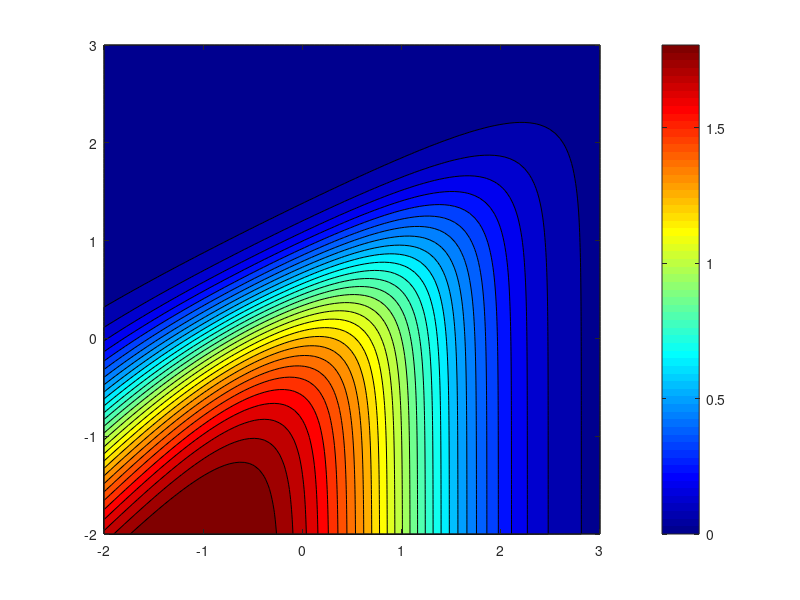

This figure's MATLAB source: (Note: this script raises an error after producing the figure.)
%% 
clear
clc
close all
addpath(genpath('..'))

%% Plots of means and fano factor versus parameters. Paper Figure 1

kr = 100;
gr = 1;
N = 100;
kArr = logspace(-2,3,N);
MEAN = zeros(N,N);
FANO = zeros(N,N);
for i = 1:N
    for j = 1:N
        F(i,j) = kArr(i)/(kArr(i)+kArr(j));
        MEAN(i,j) = kr/gr*F(i,j);
        FANO(i,j) = 1+((1-F(i,j))*kr)/(kArr(i)+kArr(j)+gr);
    end
end
figure(1); clf;
ax1 = axes;
[~,cF] = contourf(ax1,log10(kArr),log10(kArr),log10(FANO),linspace(0,log10(64),30)); hold on;

colormap(ax1,jet)
cb = colorbar(ax1);
cb.Ticks = log10([1.0001,4,16,64]);
cb.TickLabels = {'1','4','16','64'};

set(gca,'xtick',[-2:3],'ytick',[-2:3],...
    'XTickLabel',{'10^{-2}','10^{-1}','10^{0}','10^{1}','10^{2}','10^{3}'},...
    'YTickLabel',{'10^{-2}','10^{-1}','10^{0}','10^{1}','10^{2}','10^{3}'},...
    'FontSize',16);

ax2 = axes;
[~,cM] = contour(ax2,log10(kArr),log10(kArr),MEAN,[2,25,75],'k--','LineWidth',2);
ax2.Color = 'none';
ax2.XColor = 'none';
ax2.YColor = 'none';
linkaxes([ax1 ax2]);
ax2.Position = ax1.Position;

%% Plot key points on figure 1. Paper Figure 1
% find star
star_koff = 10;
mu = 2; 
g = (mu*gr)/kr;
star_kon = (g*star_koff)/(1-g);

% find collision point with mu == 25 line
% vary kon 
mu = 25;
g = (mu*gr)/kr;
final_kon = (g*star_koff)/(1-g);

% vary koff 
final_koff = (kr*star_kon)/(mu*gr)-star_kon;

% plot on figure 1
% Coordinates
x0 = log10(star_koff);
y0 = log10(star_kon);

x1 = log10(final_koff);
y1 = log10(star_kon);

x2 = log10(star_koff);
y2 = log10(final_kon);

% Arrows
quiver(ax1, x0, y0, x1-x0, y1-y0, 0, ...
    'Color', 'b', 'LineWidth', 3, 'MaxHeadSize', 0.5);

quiver(ax1, x0, y0, x2-x0, y2-y0, 0, ...
    'Color', 'r', 'LineWidth', 3, 'MaxHeadSize', 0.5);

% Star
plot(ax1, x0, y0, 'k*', ...
    'MarkerSize', 20, 'LineWidth', 3);
plot(ax1, x0, y0, 'b*', ...
    'MarkerSize', 14, 'LineWidth', 1.5);

% Squares
plot(ax1, x1, y1, 's', ...
    'MarkerSize', 12, ...
    'MarkerEdgeColor', 'k', ...
    'MarkerFaceColor', 'b', ...
    'LineWidth', 4);

plot(ax1, x2, y2, 's', ...
    'MarkerSize', 12, ...
    'MarkerEdgeColor', 'k', ...
    'MarkerFaceColor', 'r', ...
    'LineWidth', 4);

%% plot mean and std during transition from mu == 2 to mu == 25. Paper Figure 1
alpha = linspace(0,1);

kons = star_kon*(1-alpha)+(final_kon)*alpha;
f = kons./(kons+star_koff);
kon_vary_mean = (kr/gr).*f;
kon_vary_sigma = (1 + ((1-f)*kr)./(kons+star_koff+gr)).*kon_vary_mean;

koffs = star_koff*(1-alpha)+(final_koff)*alpha;
f = star_kon./(star_kon+koffs);
koff_vary_mean = (kr/gr).*f; 
koff_vary_sigma = (1 + ((1-f)*kr)./(star_kon+koffs+gr)).*koff_vary_mean;

kon_vary_std = sqrt(kon_vary_sigma);
koff_vary_std = sqrt(koff_vary_sigma);

figure(2); clf;
hold on;

koff_color = 'b';   % varying koff
kon_color  = 'r';   % varying kon

errorbar(alpha, kon_vary_mean, kon_vary_std, ...
    'o', ...
    'Color', kon_color, ...
    'MarkerFaceColor', kon_color, ...
    'MarkerEdgeColor', kon_color, ...
    'LineWidth', 1.2, ...
    'MarkerSize', 4);


errorbar(alpha, koff_vary_mean, koff_vary_std, ...
    'o', ...
    'Color', koff_color, ...
    'MarkerFaceColor', koff_color, ...
    'MarkerEdgeColor', koff_color, ...
    'LineWidth', 1.2, ...
    'MarkerSize', 4);

xlabel('\alpha', 'FontSize', 16);
ylabel('Mean', 'FontSize', 16);

legend('Vary k_{on}', 'Vary k_{off}', ...
    'Location', 'best');

set(gca, 'FontSize', 14);
box on;


%% Burst Frequency Model

Model = SSIT('Empty');

Model.species = {'gON','mRNA'};

Model.initialCondition = [0;0];

%                                     PRIOR
Model.parameters = {'kon0',0.01;...  % logn(-1,2)
    'koff0',0.1;...                   % logn(0,2)
    'kr',10;...                     % logn(1,2)
    'g',0.01;...                    % logn(-2,2)
    'kD',10;...                     % logn(1,2)
    'S0',1;...                      % NA (initial input concentration)
    'S1',5};                        % NA (final input concentration)

Model.inputExpressions = {'Iu','S0+(S1-S0)*(t>0)'};

Model = Model.addReaction(struct(...
    'propensity',{'kon0*(Iu/(kD+Iu))*(1-gON)'},...
    'stoichiometry',{{'gON',1}}));

Model = Model.addReaction(struct(...
    'propensity',{'koff0*gON'},...
    'stoichiometry',{{'gON',-1}}));

Model = Model.addReaction(struct(...
    'propensity',{'kr*gON'},...
    'stoichiometry',{{'mRNA',1}}));

Model = Model.addReaction(struct(...
    'propensity',{'g*mRNA'},...
    'stoichiometry',{{'mRNA',-1}}));

Model.fspOptions.initApproxSS = true;
Model.tSpan = linspace(0,300,31);

Model = Model.solve;

Model.plotFSP



%% Verification of FIM using CRLB (spread of MLE)
nCellsInExperiment = 0*Model.tSpan;
nCellsInExperiment([1,11,31]) = 200;
nMLE = 10;
Model.fittingOptions.modelVarsToFit = [1:5];
MLE = Model.estimateMLEspread(nCells=nCellsInExperiment,observableSpecies={'mRNA'},nMLE=nMLE,simsSaveFile='BurstFIMSims.csv',freePars=[1:5],restart=true);
MLE = Model.estimateMLEspread(nCells=nCellsInExperiment,observableSpecies={'mRNA'},nMLE=nMLE,simsSaveFile='BurstFIMSims.csv',freePars=[1:5],startPars=exp(MLE.mhSamples),restart=false);

FIMs = Model.computeFIM(scale='log',freePars=[1:5],...
    observed={'mRNA'});
FIMTotal = Model.totalFim(FIMs,nCellsInExperiment);

Model.plotMHResults(MLE,FIM=FIMTotal,fimScale='log',truncateChain=false);

return


%% 1D plots of likelihood function - Kr
Model = Model.loadData('defaultSimData.csv', {'mRNA', 'exp1_mRNA'});
Model.solutionScheme = 'fsp';
Model = Model.solve;
Model.solutionScheme = 'fspsens';
Model = Model.solve;

pars = cell2mat(Model.parameters(:,2));

varyingPar = logspace(-2,2);
likelihoods = zeros(size(varyingPar));
gradients = cell(size(varyingPar));

for i = 1:length(varyingPar)
    pars(3) = varyingPar(i);
    [logL, grad, ~] = Model.computeLikelihood(pars, [], true);
    likelihoods(i) = logL;
    gradients{i} = grad;
end

figure(3)
semilogx(varyingPar, likelihoods)


%% 1D plots of likelihood function - gamma
pars = cell2mat(Model.parameters(:,2));
varyingPar = logspace(-4,0);
likelihoods = zeros(size(varyingPar));
gradients = cell(size(varyingPar));

for i = 1:length(varyingPar)
    pars(4) = varyingPar(i);
    [logL, grad, ~] = Model.computeLikelihood(pars, [], true);
    likelihoods(i) = logL;
    gradients{i} = grad;
end

figure(4)
semilogx(varyingPar, likelihoods)


%% FIM Calculations
Sarray = [1:5];

Model.solutionScheme = 'fspsens';
FIM = cell(length(Sarray),length(Sarray),length(Model.tSpan));
for iS0 = 1:length(Sarray)
    for iS1 = 1:length(Sarray)
        Model = Model.changeParameter({'S0',Sarray(iS0);'S1',Sarray(iS1)-Sarray(iS0)});
        Model = Model.solve;
        FIM(iS0,iS1,:) = Model.computeFIM(freePars=(1:4),scale='log');
    end
end

%% FIM for different experiment designs.
Ncells = 600;
% Measurment at one steady state values.
iS = 3;
FIM_One_SS = Ncells*FIM{iS,iS,1};
disp(['Determinant of FIM for one SS measurement: ',num2str(det(FIM_One_SS))])

% Measurment at two steady state values.
iS1 = 1;
iS2 = 5;
FIM_Two_SS = Ncells/2*FIM{iS1,iS1,1}+Ncells/2*FIM{iS2,iS2,1};
disp(['Determinant of FIM for two SS measurements: ',num2str(det(FIM_Two_SS))])

% Measurement at change from one SS to another at three time points.
iS1 = 1;
iS2 = 5;
itimes = [1,11,31];
FIM_Dynamic = 0;
for it = 1:length(itimes)
    FIM_Dynamic = FIM_Dynamic + Ncells/length(itimes)*FIM{iS1,iS2,itimes(it)};
end
disp(['Determinant of FIM for dynamic measurements: ',num2str(det(FIM_Dynamic))])

%% Optimized Experiment Design
% AllFims = reshape(FIM,numel(FIM),1);
allFims = {};%cell(numel(FIM),1);
indsFims = [];zeros(numel(FIM),3);
k = 0;
for iS0 = 1:length(Sarray)
    for iS1 = 1:length(Sarray)
        for iT = 1:length(Model.tSpan)
            k = k+1;
            allFims(k,1) = FIM(iS0,iS1,iT);
            indsFims(k,:) = [iS0,iS1,iT];
        end
    end
end
OptExperiment = Model.optimizeCellCounts(allFims,600,'D-opt');
J = find(OptExperiment);
disp(['Optimized Experiment Design:'])
for j = 1:length(J)
    % Store optimized parameters and their corresponding indices
    optimizedParams = OptExperiment(J(j));
    paramIndices = indsFims(J(j), :);
    if paramIndices(3)==1||paramIndices(1)==paramIndices(2) % SS experiment
        disp(['   ',num2str(optimizedParams),' cells at steady state for S0 = ',num2str(Sarray(paramIndices(1)))])
    else
        disp(['   ',num2str(optimizedParams),' cells at time ',num2str(Model.tSpan(paramIndices(3))),' for S0 = ',num2str(Sarray(paramIndices(1))),' and S1 = ',num2str(Sarray(paramIndices(2)))])
    end
end

FIM_Opt = 0;
for i = 1:length(OptExperiment)
    FIM_Opt = FIM_Opt + OptExperiment(i)*allFims{i};
end
disp(['Determinant of FIM for optimized measurements: ',num2str(det(FIM_Opt))])

return
%% Generalized model
% 
% In the most general form of this model, the parameter 'alpha' determines
% if the model is burst size regulate (koff, alpha=0) or burst frequency
% regulated (kon, alpha=1) or something in between.
ModelGen = SSIT('Empty');

ModelGen.species = {'gON','mRNA'};

ModelGen.initialCondition = [0;0];

%                                     PRIOR
ModelGen.parameters = {'kon0',0.1;...  % logn(-1,2)
    'koff0',1;...                   % logn(0,2)
    'kr',10;...                     % logn(1,2)
    'g',0.01;...                    % logn(-2,2)
    'kD',10;...                     % logn(1,2)
    'alpha',1e-6;...                   % n(0,2)
    'S0',1;...                      % NA (initial input concentration)
    'S1',5};                        % NA (final input concentration)

ModelGen.inputExpressions = {'Iu','S0+S1*(t>0)'};

ModelGen = ModelGen.addReaction(struct(...
    'propensity',{'kon0*((1-alpha)+(alpha)*Iu/(kD+Iu))*(1-gON)'},...
    'stoichiometry',{{'gON',1}}));

ModelGen = ModelGen.addReaction(struct(...
    'propensity',{'koff0*((alpha)+(1-alpha)*(kD+Iu)/Iu)*gON'},...
    'stoichiometry',{{'gON',-1}}));

ModelGen = ModelGen.addReaction(struct(...
    'propensity',{'kr*gON'},...
    'stoichiometry',{{'mRNA',1}}));

ModelGen = ModelGen.addReaction(struct(...
    'propensity',{'g*mRNA'},...
    'stoichiometry',{{'mRNA',-1}}));

ModelGen.tSpan = linspace(0,300,31);

ModelGen = ModelGen.solve;

ModelGen.plotFSP

%% Parameters for key points.
kr = 100;
gr = 1;
KD = 10;
kon0a = 2.5;
koff0a = 10;
S0 = KD/24;
S1 = 23*KD/24;

%                                     PRIOR
ModelGen.parameters = {'kon0',kon0;...  % logn(-1,2)
    'koff0',koff0;...                   % logn(0,2)
    'kr',kr;...                     % logn(1,2)
    'g',gr;...                    % logn(-2,2)
    'kD',KD;...                     % logn(1,2)
    'alpha',-6;...                   % n(0,2)
    'S0',S0;...                      % NA (initial input concentration)
    'S1',S1};                        % NA (final input concentration)

ModelGen.tSpan = linspace(0,6,61);

ModelGen.fspOptions.initApproxSS = true;
ModelGen = ModelGen.solve;

ModelGen.plotFSP
